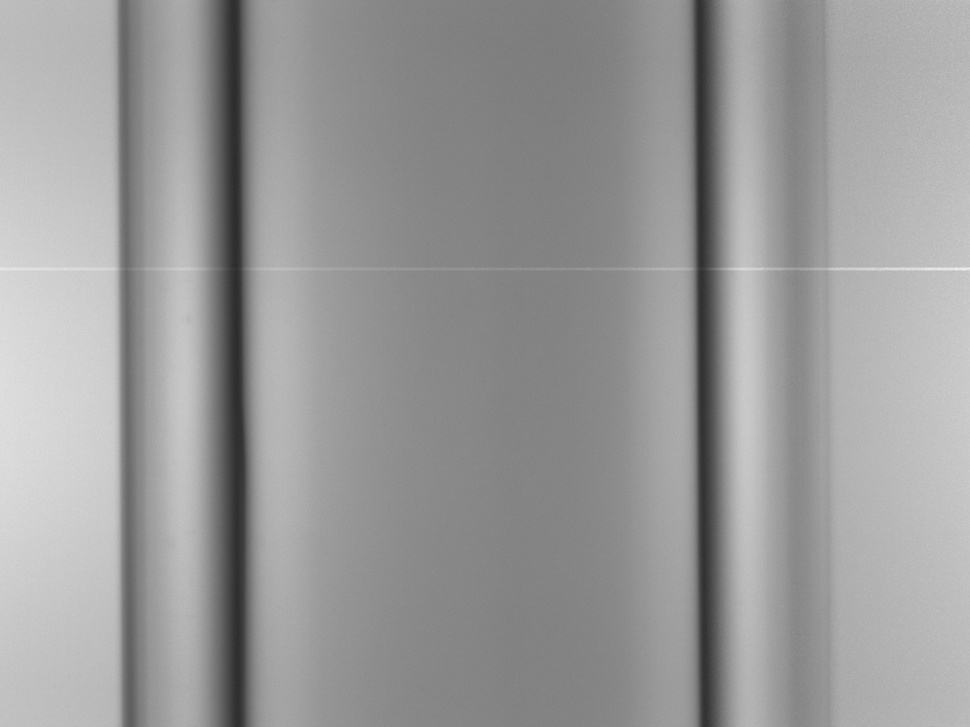
#> input picture picture/input/mid/221101-1-0-13.jpg, 970 x 727 px, shrunk from 4384 x 3288 before the run; its folder holds 4 pictures in this run
$ python Binaryzation.py
#> lines starting #> are read from the running program, lines starting #| are printed output that depends on the picture; after the words box and inside, x2 and y2 are one past the last pixel; in counts of white or black regions, pixels touching at a corner belong together
import cv2 as cv
import numpy as np
from matplotlib import pyplot as plt
from PIL import Image
import os

# 图片输入路径
path_input_low = './picture/input/low/'
path_input_mid = './picture/input/mid/'
path_input_high = './picture/input/high/'

# 图片输出路径
path_output_low = './picture/output/low/'
path_output_mid = './picture/output/mid/'
path_output_high = './picture/output/high/'

# 不同质量图片的阈值
threshl = 155
threshh = 143
threshm = 148

files = os.listdir(path_input_mid)
# files = os.listdir('E:\研究生项目\软管图像处理\去噪\picture\input')
print(len(files))

# imread路径中不能出现中文
# img = cv.imread('./picture/input/low/221101-1-0-0.jpg', 0)

for i in range (len(files)):
    img = cv.imread(path_input_mid + files[i], 0)
#> img is the input picture: shape (727, 970); min 44, max 241, mean 154.1
    ret, thresh1 = cv.threshold(img, threshm, 255, cv.THRESH_BINARY)
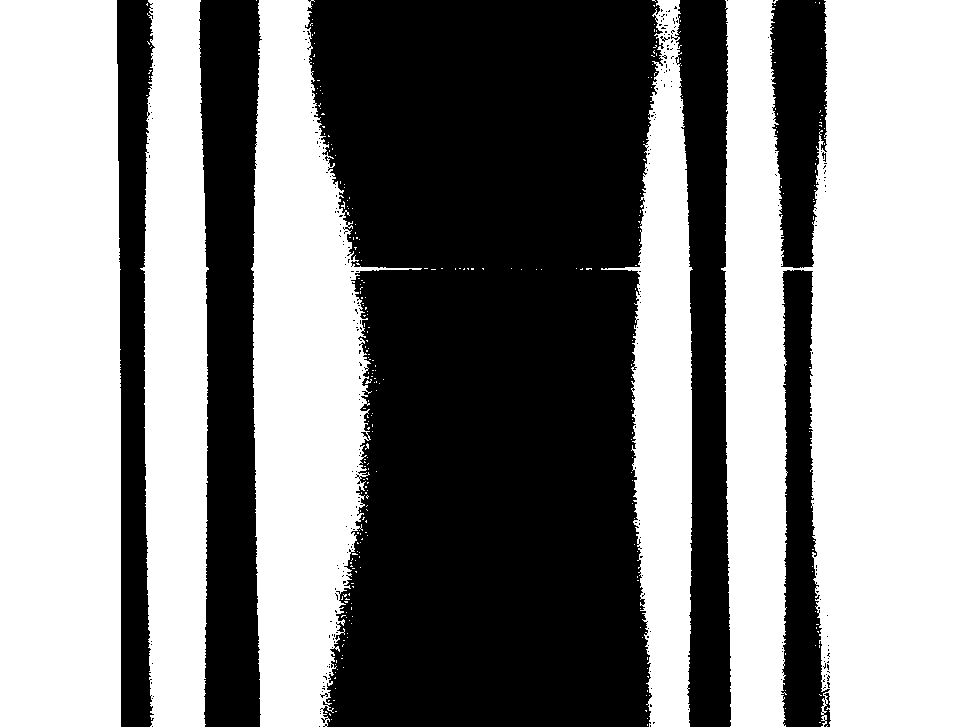
#> thresh1: shape (727, 970); 53.4% white; 273 black regions (265 under 20 px), largest, box (x1, y1, x2, y2) and area: (305, 0, 664, 727) 217340, (199, 0, 262, 727) 37118, (671, 0, 731, 727) 28227
#> ret = 148
    denoised_img = Image.fromarray(thresh1)
    denoised_img.save(path_output_mid + files[i])
#> pass 2 of the loop `for i in range (len(files)):`:
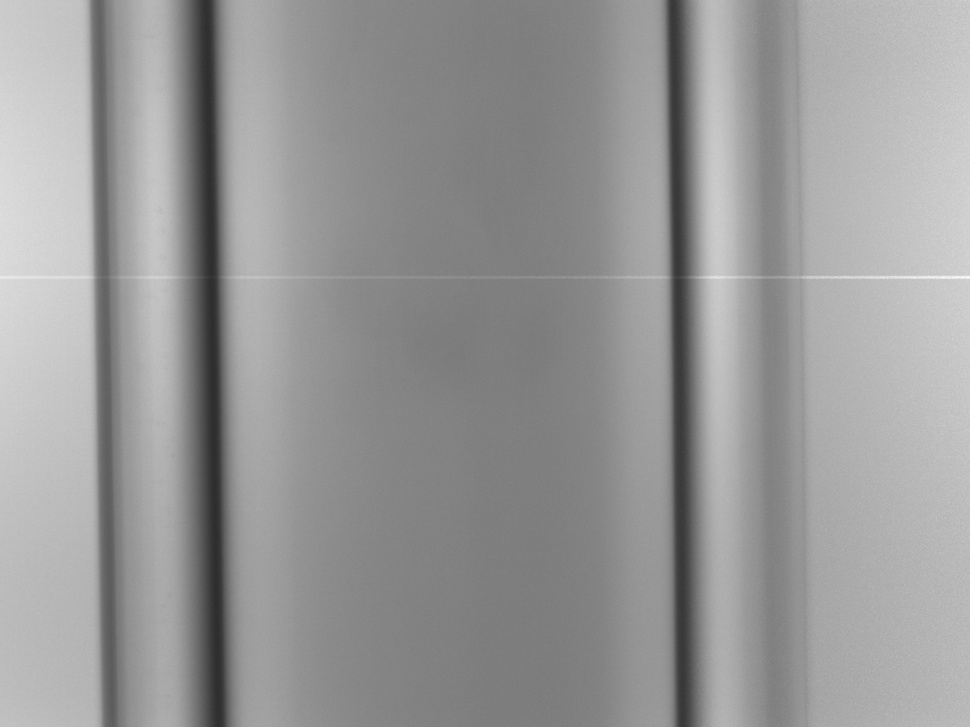
#> input picture picture/input/mid/221101-1-0-20.jpg, 970 x 727 px, shrunk from 4384 x 3288 before the run
#> img is the input picture: shape (727, 970); min 44, max 252, mean 152.2
#> `ret, thresh1 = cv.threshold(img, threshm, 255, cv.THRESH_BINARY)`:
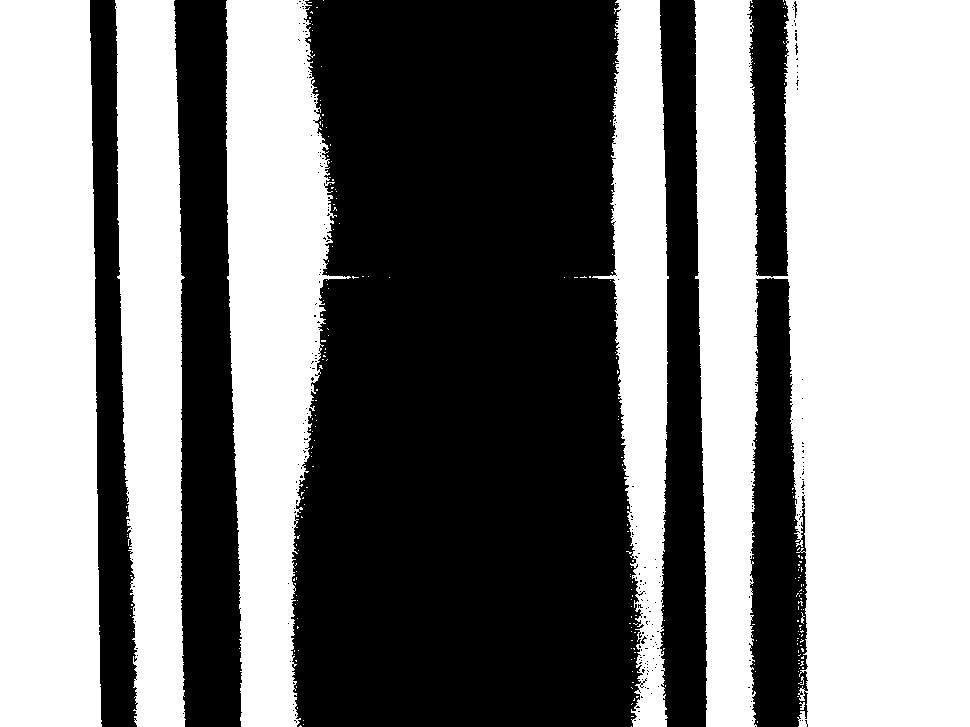
#> thresh1: shape (727, 970); 51.8% white; 258 black regions (251 under 20 px), largest, box (x1, y1, x2, y2) and area: (291, 0, 647, 727) 226760, (174, 0, 242, 727) 37757, (660, 0, 707, 727) 26211
#> pass 3 of the loop `for i in range (len(files)):`:
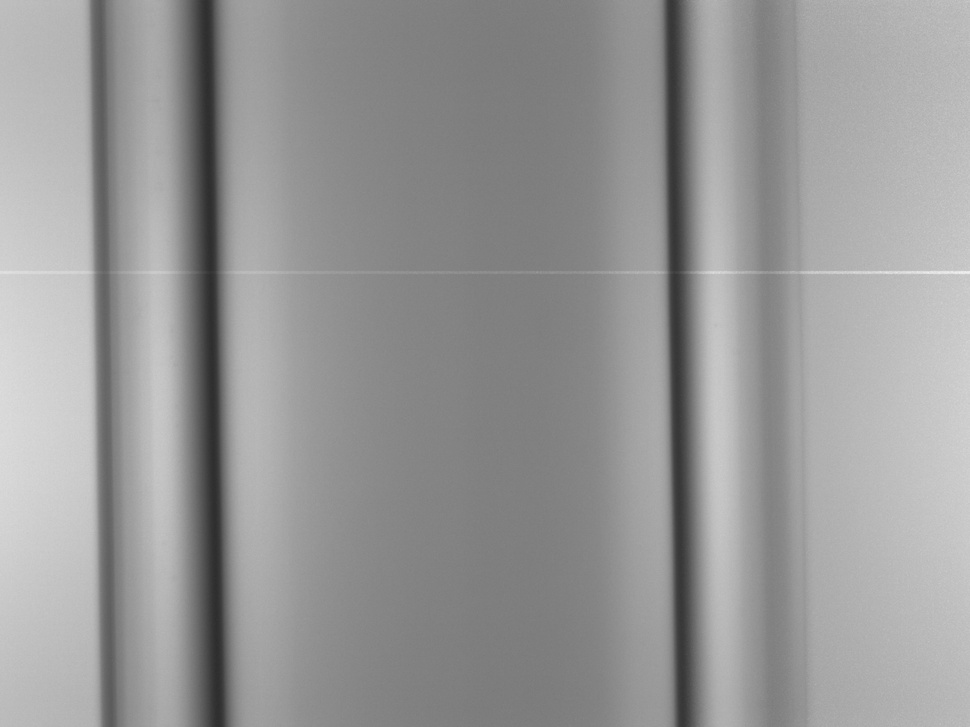
#> input picture picture/input/mid/221101-1-0-21.jpg, 970 x 727 px, shrunk from 4384 x 3288 before the run
#> img is the input picture: shape (727, 970); min 43, max 241, mean 151.8
#> `ret, thresh1 = cv.threshold(img, threshm, 255, cv.THRESH_BINARY)`:
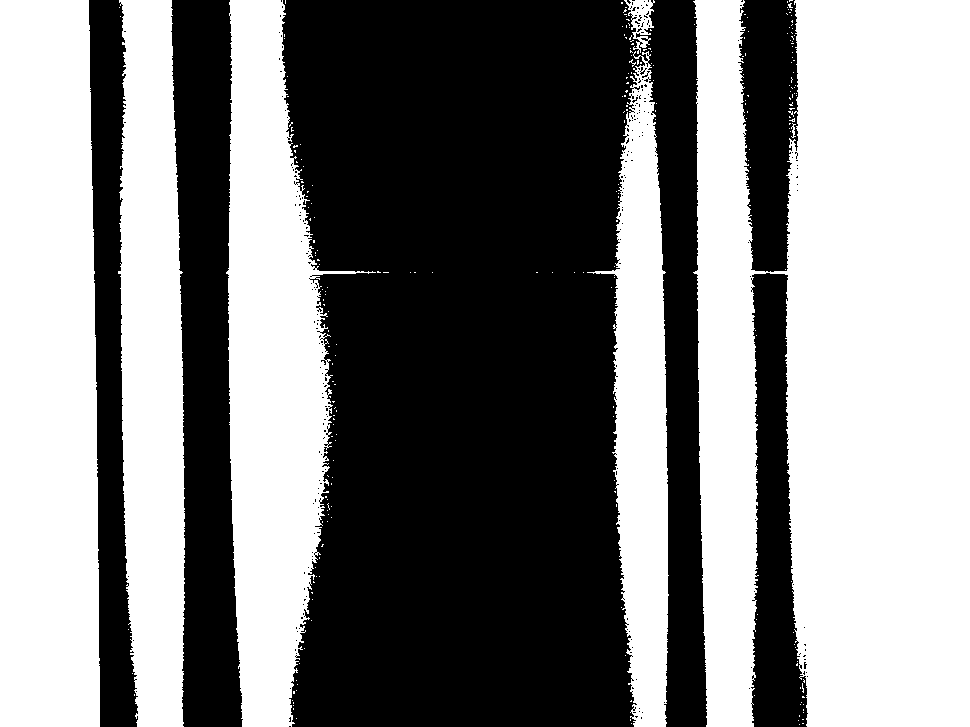
#> thresh1: shape (727, 970); 51.2% white; 251 black regions (245 under 20 px), largest, box (x1, y1, x2, y2) and area: (282, 0, 707, 727) 255460, (171, 0, 243, 727) 37541, (89, 0, 138, 727) 21219, (751, 273, 808, 727) 16547, (738, 0, 798, 272) 12560, (640, 67, 647, 75) 22
#> the loop made 4 passes; the first 3 are shown

# [15 lines of commented-out code are left out]
